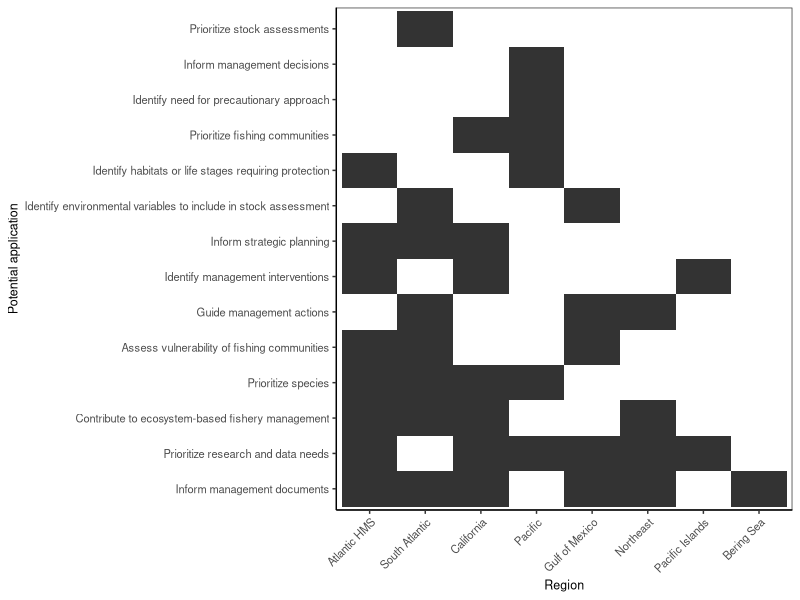

Write the R code that produced this figure. (Note: this script raises an error after producing the figure.)

# Clear workspace
rm(list = ls())

# Setup
################################################################################

# Packages
library(tidyverse)
library(lubridate)

# Directories
datadir <- "data"
plotdir <- "figures"

# Read data
data_orig <- readxl::read_excel("data/cva/processed/cva_applications.xlsx")

# TO-DO
# You want to carefully examine raw data (actions assigned to quotes)

# Build data
################################################################################

# Build data
data <- data_orig %>% 
  # Simplify
  select(region, application) %>% 
  # Split and gather applicaitons
  separate(col="application", into=paste("application", 1:5), sep=", ") %>% 
  gather(key="application_num", value="application", 2:ncol(.)) %>% 
  # Get ride of missing values
  filter(!is.na(application)) %>% 
  # Simplify
  select(region, application) %>% 
  unique()

# Applications stats
napps <- data %>% 
  count(application) %>% 
  arrange(desc(n))
  
# Region stats
nregions <- data %>% 
  count(region) %>% 
  arrange(desc(n))

# Plot data
################################################################################

# Theme
my_theme <-  theme(axis.text=element_text(size=8),
                   axis.title=element_text(size=9),
                   legend.text=element_text(size=8),
                   legend.title=element_text(size=9),
                   strip.text=element_text(size=8),
                   plot.title=element_text(size=9),
                   # Gridlines
                   panel.grid.major = element_blank(), 
                   panel.grid.minor = element_blank(),
                   panel.background = element_blank(), 
                   axis.line = element_line(colour = "black"),
                   # Legend
                   legend.key = element_rect(fill = NA, color=NA),
                   legend.background = element_rect(fill=alpha('blue', 0)))

# Plot data
g <- ggplot(data, aes(x=factor(region, nregions$region), 
                 y=factor(application, napps$application))) +
  geom_tile() +
  # Labels
  labs(x="Region", y="Potential application") +
  # Theme
  theme_bw() + my_theme +
  theme(axis.text.x = element_text(angle = 45, vjust = 1, hjust=1))
g  

# Export
ggsave(g, filename=file.path(plotdir, "FigX_cva_applications.png"),
       width=6.5, height=4, units="in", dpi=600)
